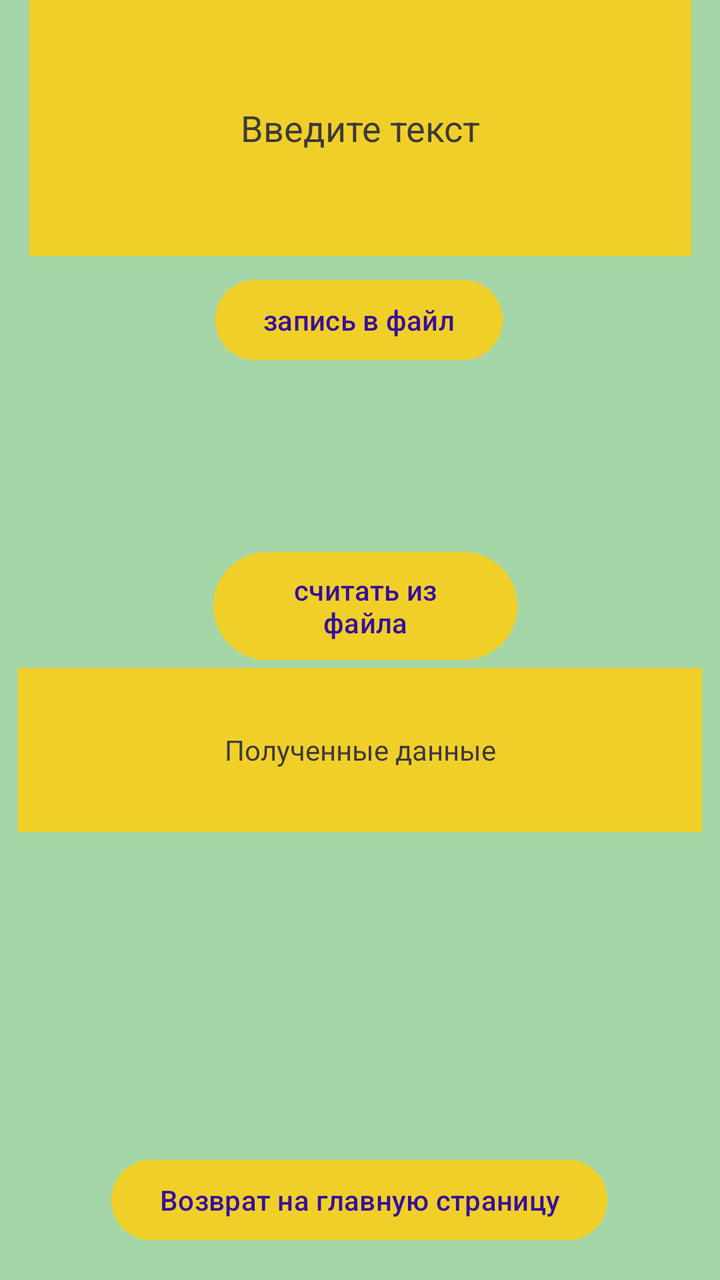
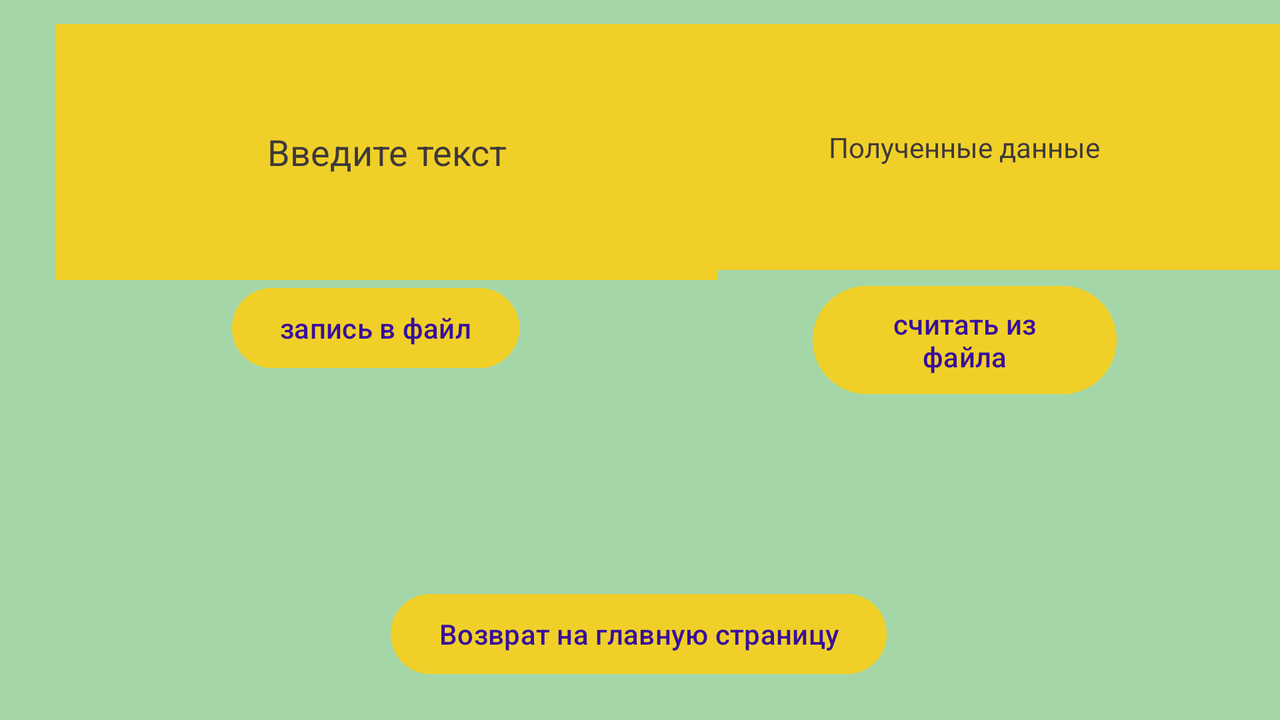

The same Android screen from two of the app's own layout files: first res/layout/ as a phone draws it, then the repository's variant for another configuration, drawn on a device whose configuration selects that folder. Both files follow.
<!-- AndroidManifest.xml: application theme Theme.Lab6_part1 -->
<!-- res/layout/activity_main_file2.xml -->
<?xml version="1.0" encoding="utf-8"?>
<androidx.constraintlayout.widget.ConstraintLayout xmlns:android="http://schemas.android.com/apk/res/android"
    xmlns:app="http://schemas.android.com/apk/res-auto"
    xmlns:tools="http://schemas.android.com/tools"
    android:id="@+id/main"
    android:layout_width="match_parent"
    android:layout_height="match_parent"
    android:background="@color/light_green"
    tools:context=".MainActivityFile2">

    <TextView
        android:id="@+id/textViewFile"
        android:layout_width="342dp"
        android:layout_height="82dp"
        android:background="@color/yellow"
        android:gravity="center|center_horizontal|center_vertical"
        android:hint="@string/readData"
        android:textColorHint="#3E393B"
        app:layout_constraintEnd_toEndOf="parent"
        app:layout_constraintStart_toStartOf="parent"
        app:layout_constraintTop_toBottomOf="@+id/readFile" />

    <EditText
        android:id="@+id/editTextFile"
        android:layout_width="331dp"
        android:layout_height="128dp"
        android:autofillHints=""
        android:background="@color/yellow"
        android:ems="10"
        android:gravity="center"
        android:hint="@string/enterText"
        android:inputType="text"
        android:textColorHint="#3E393B"
        app:layout_constraintEnd_toEndOf="parent"
        app:layout_constraintStart_toStartOf="parent"
        tools:ignore="MissingConstraints"
        tools:layout_editor_absoluteY="44dp" />

    <Button
        android:id="@+id/readFile"
        android:layout_width="152dp"
        android:layout_height="62dp"
        android:layout_marginTop="88dp"
        android:backgroundTint="@color/yellow"
        android:gravity="center"
        android:onClick="readFile"
        android:text="@string/textButtonReadFile"
        android:textColor="@color/darkViol"
        app:layout_constraintEnd_toEndOf="parent"
        app:layout_constraintHorizontal_bias="0.513"
        app:layout_constraintStart_toStartOf="parent"
        app:layout_constraintTop_toBottomOf="@+id/writeFile" />

    <Button
        android:id="@+id/writeFile"
        android:layout_width="wrap_content"
        android:layout_height="wrap_content"
        android:layout_marginTop="8dp"
        android:backgroundTint="@color/yellow"
        android:gravity="center"
        android:onClick="writeFile"
        android:text="@string/textButtonWriteFile"
        android:textColor="@color/darkViol"
        app:layout_constraintEnd_toEndOf="parent"
        app:layout_constraintHorizontal_bias="0.498"
        app:layout_constraintStart_toStartOf="parent"
        app:layout_constraintTop_toBottomOf="@+id/editTextFile" />

    <Button
        android:id="@+id/buttonRetutnMP"
        android:layout_width="wrap_content"
        android:layout_height="wrap_content"
        android:layout_marginTop="160dp"
        android:backgroundTint="@color/yellow"
        android:onClick="returnMainPage"
        android:text="@string/returnMP"
        android:textColor="@color/darkViol"
        app:layout_constraintEnd_toEndOf="parent"
        app:layout_constraintHorizontal_bias="0.496"
        app:layout_constraintStart_toStartOf="parent"
        app:layout_constraintTop_toBottomOf="@+id/textViewFile" />
</androidx.constraintlayout.widget.ConstraintLayout>
<!-- resources referenced by this layout -->
<resources>
  <color name="darkViol">#380F9B</color>
  <color name="light_green">#A5D6A7</color>
  <color name="yellow">#F0D028</color>
  <string name="enterText">Введите текст</string>
  <string name="readData">Полученные данные</string>
  <string name="returnMP">Возврат на главную страницу</string>
  <string name="textButtonReadFile">считать из файла</string>
  <string name="textButtonWriteFile">запись в файл</string>
  <style name="Theme.Lab6_part1" parent="Base.Theme.Lab6_part1" />
  <style name="Base.Theme.Lab6_part1" parent="Theme.Material3.DayNight.NoActionBar">
          
          
      </style>
</resources>
<!-- res/layout-land/activity_main_file2.xml (the repository's variant of the layout above) -->
<!-- drawn on the phone turned sideways -->
<?xml version="1.0" encoding="utf-8"?>
<androidx.constraintlayout.widget.ConstraintLayout xmlns:android="http://schemas.android.com/apk/res/android"
    xmlns:app="http://schemas.android.com/apk/res-auto"
    xmlns:tools="http://schemas.android.com/tools"
    android:id="@+id/main"
    android:layout_width="match_parent"
    android:layout_height="match_parent"
    android:background="@color/light_green"
    tools:context=".MainActivityFile2">

    <TextView
        android:id="@+id/textViewFile"
        android:layout_width="352dp"
        android:layout_height="123dp"
        android:layout_marginTop="12dp"
        android:layout_marginEnd="4dp"
        android:background="@color/yellow"
        android:gravity="center|center_horizontal|center_vertical"
        android:hint="@string/readData"
        android:textColorHint="#3E393B"
        app:layout_constraintEnd_toEndOf="parent"
        app:layout_constraintHorizontal_bias="0.707"
        app:layout_constraintStart_toEndOf="@+id/editTextFile"
        app:layout_constraintTop_toTopOf="parent" />

    <EditText
        android:id="@+id/editTextFile"
        android:layout_width="331dp"
        android:layout_height="128dp"
        android:layout_marginStart="28dp"
        android:layout_marginTop="12dp"
        android:autofillHints=""
        android:background="@color/yellow"
        android:ems="10"
        android:gravity="center"
        android:hint="@string/enterText"
        android:inputType="text"
        android:textColorHint="#3E393B"
        app:layout_constraintStart_toStartOf="parent"
        app:layout_constraintTop_toTopOf="parent"
        tools:ignore="MissingConstraints" />

    <Button
        android:id="@+id/readFile"
        android:layout_width="152dp"
        android:layout_height="62dp"
        android:layout_marginTop="4dp"
        android:backgroundTint="@color/yellow"
        android:gravity="center"
        android:onClick="readFile"
        android:text="@string/textButtonReadFile"
        android:textColor="@color/darkViol"
        app:layout_constraintEnd_toEndOf="parent"
        app:layout_constraintHorizontal_bias="0.642"
        app:layout_constraintStart_toEndOf="@+id/writeFile"
        app:layout_constraintTop_toBottomOf="@+id/textViewFile" />

    <Button
        android:id="@+id/writeFile"
        android:layout_width="wrap_content"
        android:layout_height="wrap_content"
        android:layout_marginStart="116dp"
        android:backgroundTint="@color/yellow"
        android:gravity="center"
        android:onClick="writeFile"
        android:text="@string/textButtonWriteFile"
        android:textColor="@color/darkViol"
        app:layout_constraintStart_toStartOf="parent"
        app:layout_constraintTop_toBottomOf="@+id/editTextFile" />

    <Button
        android:id="@+id/buttonRetutnMP"
        android:layout_width="wrap_content"
        android:layout_height="wrap_content"
        android:layout_marginTop="92dp"
        android:backgroundTint="@color/yellow"
        android:onClick="returnMainPage"
        android:text="@string/returnMP"
        android:textColor="@color/darkViol"
        app:layout_constraintBottom_toBottomOf="parent"
        app:layout_constraintEnd_toEndOf="parent"
        app:layout_constraintHorizontal_bias="0.498"
        app:layout_constraintStart_toStartOf="parent"
        app:layout_constraintTop_toBottomOf="@+id/readFile"
        app:layout_constraintVertical_bias="0.0" />
</androidx.constraintlayout.widget.ConstraintLayout>
